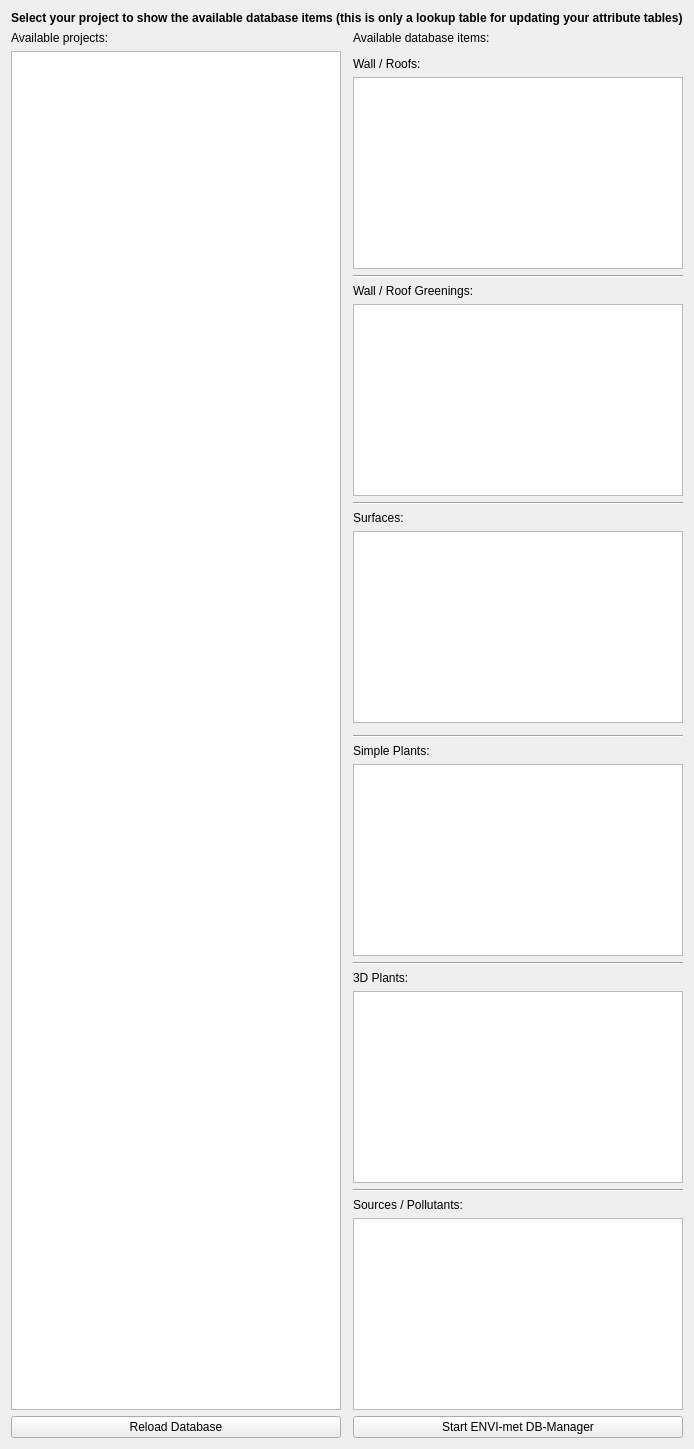
         <widget class="QWidget" name="tab_DB">
          <attribute name="title">
           <string>Database Lookup</string>
          </attribute>
          <layout class="QGridLayout" name="gridLayout_17">
           <item row="17" column="2">
            <widget class="QLabel" name="label_43">
             <property name="text">
              <string>3D Plants:</string>
             </property>
            </widget>
           </item>
           <item row="20" column="2">
            <widget class="QLabel" name="label_44">
             <property name="text">
              <string>Sources / Pollutants:</string>
             </property>
            </widget>
           </item>
           <item row="7" column="2">
            <widget class="QLabel" name="label_45">
             <property name="text">
              <string>Wall / Roof Greenings:</string>
             </property>
            </widget>
           </item>
           <item row="8" column="2">
            <widget class="QListWidget" name="lw_greenings"/>
           </item>
           <item row="5" column="2">
            <widget class="QListWidget" name="lw_wallsRoofs"/>
           </item>
           <item row="2" column="0">
            <widget class="QLabel" name="label_39">
             <property name="text">
              <string>Available projects:</string>
             </property>
            </widget>
           </item>
           <item row="11" column="2">
            <widget class="QListWidget" name="lw_surfaces"/>
           </item>
           <item row="3" column="0" rowspan="19">
            <widget class="QListWidget" name="lw_prj"/>
           </item>
           <item row="16" column="2">
            <widget class="Line" name="line_5">
             <property name="orientation">
              <enum>Qt::Horizontal</enum>
             </property>
            </widget>
           </item>
           <item row="18" column="2">
            <widget class="QListWidget" name="lw_3dPlants"/>
           </item>
           <item row="10" column="2">
            <widget class="QLabel" name="label_41">
             <property name="text">
              <string>Surfaces:</string>
             </property>
            </widget>
           </item>
           <item row="0" column="0" colspan="3">
            <widget class="QLabel" name="label_40">
             <property name="font">
              <font>
               <weight>75</weight>
               <bold>true</bold>
              </font>
             </property>
             <property name="text">
              <string>Select your project to show the available database items (this is only a lookup table for updating your attribute tables)</string>
             </property>
            </widget>
           </item>
           <item row="21" column="2">
            <widget class="QListWidget" name="lw_sources"/>
           </item>
           <item row="14" column="2">
            <widget class="QLabel" name="label_42">
             <property name="text">
              <string>Simple Plants:</string>
             </property>
            </widget>
           </item>
           <item row="9" column="2">
            <widget class="Line" name="line_3">
             <property name="orientation">
              <enum>Qt::Horizontal</enum>
             </property>
            </widget>
           </item>
           <item row="15" column="2">
            <widget class="QListWidget" name="lw_simplePlants"/>
           </item>
           <item row="6" column="2">
            <widget class="Line" name="line_7">
             <property name="orientation">
              <enum>Qt::Horizontal</enum>
             </property>
            </widget>
           </item>
           <item row="2" column="2">
            <widget class="QLabel" name="label_46">
             <property name="text">
              <string>Available database items:</string>
             </property>
            </widget>
           </item>
           <item row="4" column="2">
            <widget class="QLabel" name="label_38">
             <property name="text">
              <string>Wall / Roofs:</string>
             </property>
            </widget>
           </item>
           <item row="13" column="2">
            <widget class="Line" name="line_4">
             <property name="orientation">
              <enum>Qt::Horizontal</enum>
             </property>
            </widget>
           </item>
           <item row="19" column="2">
            <widget class="Line" name="line_6">
             <property name="orientation">
              <enum>Qt::Horizontal</enum>
             </property>
            </widget>
           </item>
           <item row="22" column="0">
            <widget class="QPushButton" name="bt_updateDB">
             <property name="text">
              <string>Reload Database</string>
             </property>
            </widget>
           </item>
           <item row="22" column="2">
            <widget class="QPushButton" name="bt_startDBManager">
             <property name="text">
              <string>Start ENVI-met DB-Manager</string>
             </property>
            </widget>
           </item>
          </layout>
         </widget>
